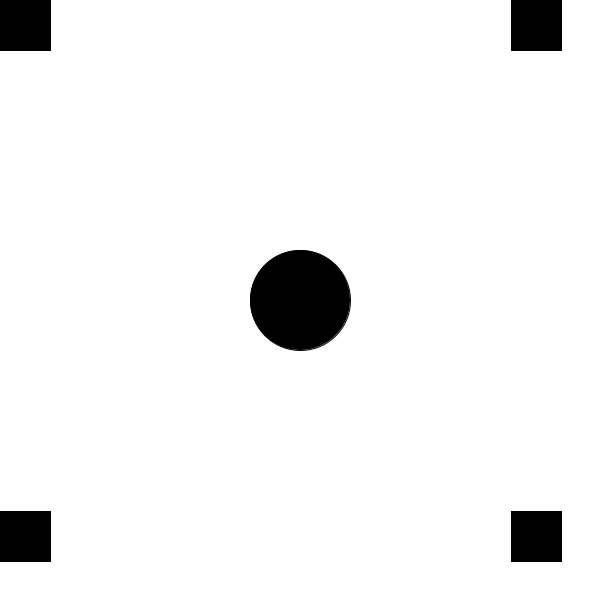
Frame 1 (no input)
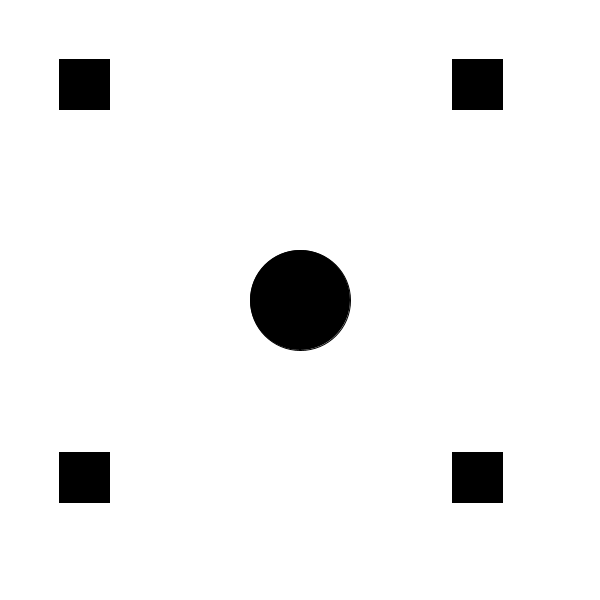
Frame 60 (the mouse pressed at the canvas centre just before this capture)
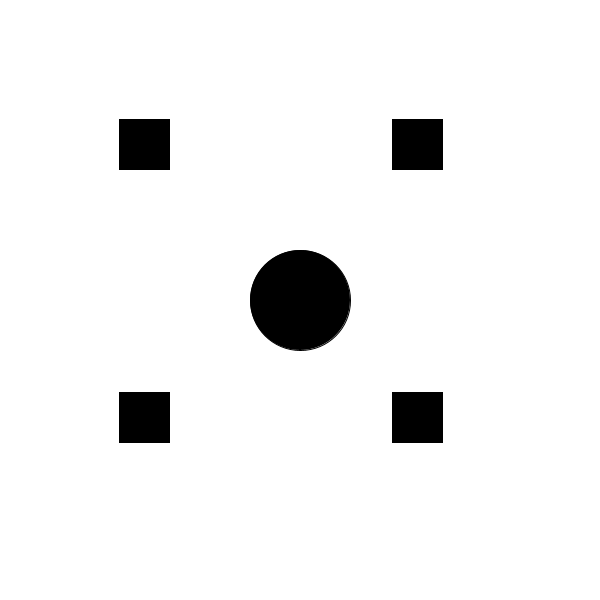
Frame 120 (the mouse held since frame 60 and released just before this capture)

The Processing sketch that drew these frames (run headless with seeded random() and noise(); from frame 60 on, the mouse is pressed at the canvas centre):

// Processing sketch: opdracht_1
// ── opdracht_1.pde
// Roger van bommel - opdracht 1
int i = 0;
void setup() {
  size(600, 600);
}
void draw() {
  clear();
  int size = 511;
  background(255, 255, 255);
  fill(0, 0, 0);
  rect(size-i, i, 50, 50);
  rect(i, size-i, 50, 50);
  rect(size-i, size-i, 50, 50);
  rect(i, i, 50, 50);
  i = i + 1;
  if (i > size) {
i = 0;  
  }
  circle(300,300,100);
}
